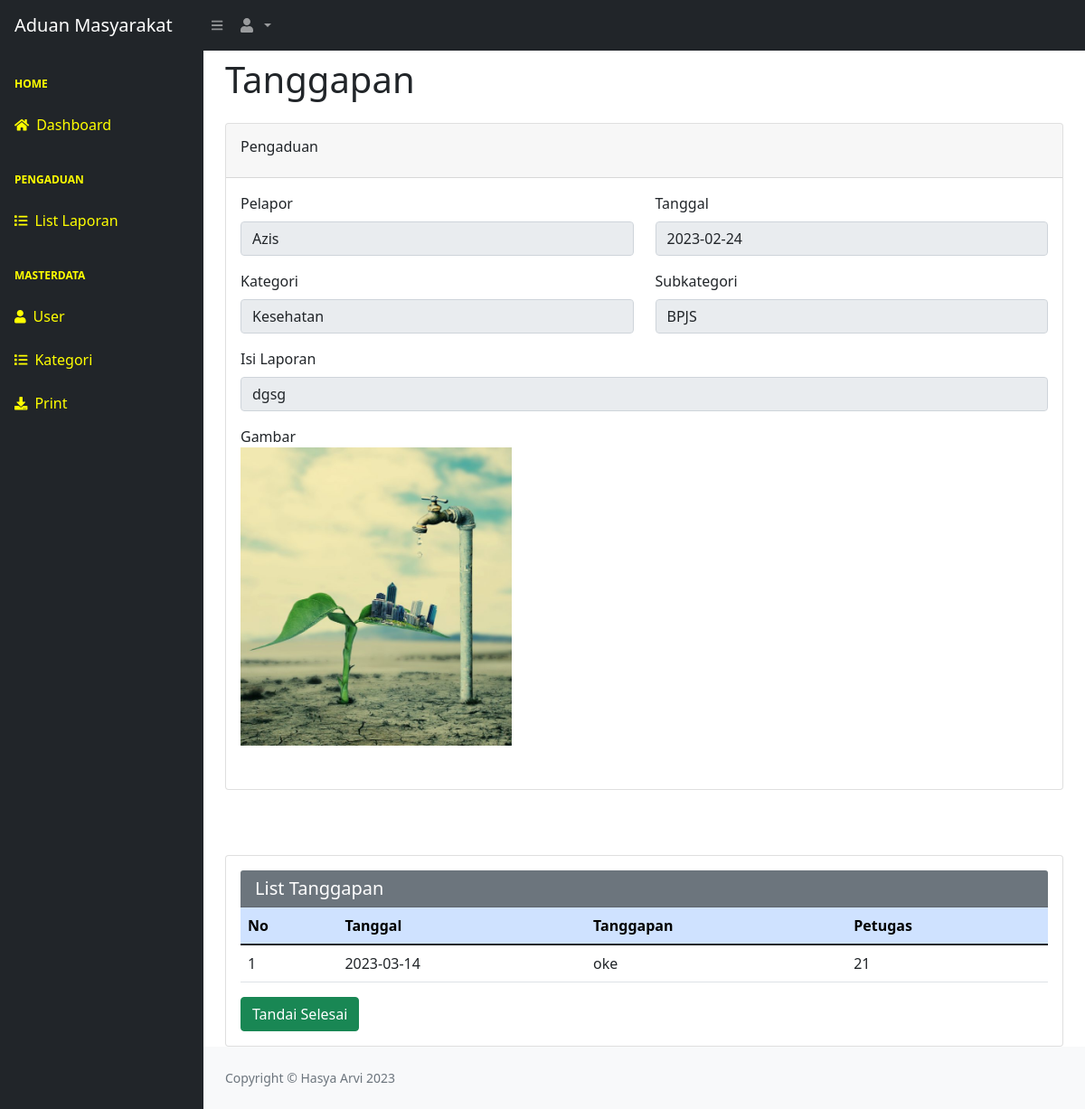
Screenshot of /C_View/Aproses/14 with the database file from the repository.
### tables this page shows
CREATE TABLE `pengaduan` (
  `id_pengaduan` int(11) NOT NULL,
  `tanggal` date NOT NULL,
  `waktu` time NOT NULL,
  `nik` char(16) NOT NULL,
  `isi_laporan` text NOT NULL,
  `kategori` varchar(255) NOT NULL,
  `sub_kategori` varchar(255) NOT NULL,
  `foto` varchar(255) NOT NULL,
  `status` enum('0','proses','selesai') NOT NULL
);

CREATE TABLE `masyarakat` (
  `id` int(11) NOT NULL,
  `nik` char(16) NOT NULL,
  `nama` varchar(35) NOT NULL,
  `username` varchar(35) NOT NULL,
  `password` varchar(128) NOT NULL,
  `telepon` varchar(35) NOT NULL,
  `user_status` enum('active','dormant') NOT NULL
);

CREATE TABLE `kategori` (
  `id` int(11) NOT NULL,
  `kategori` varchar(255) NOT NULL
);

CREATE TABLE `subkategori` (
  `id_subkategori` int(11) NOT NULL,
  `id_kategori` int(11) NOT NULL,
  `sub_kategori` varchar(255) NOT NULL
);

CREATE TABLE `tanggapan` (
  `id_tanggapan` int(11) NOT NULL,
  `id_pengaduan` int(11) NOT NULL,
  `tgl_tanggapan` date NOT NULL,
  `tanggapan` text NOT NULL,
  `id_petugas` int(11) NOT NULL
);

CREATE TABLE `petugas` (
  `id_petugas` int(11) NOT NULL,
  `nama_petugas` varchar(35) NOT NULL,
  `username` varchar(35) NOT NULL,
  `password` varchar(128) NOT NULL,
  `telepon` varchar(35) NOT NULL,
  `level` enum('admin','petugas') NOT NULL
);

### application/controllers/C_View.php (called while the page is built, shortened)
<?php
class C_View extends CI_Controller
{
	public function Aproses($id)
	{
		$this->load->model('M_basicModel');
		$data['petugas'] = $this->M_basicModel->Susername($this->session->userdata('username'))->result_array();
		$data['aduan'] = $this->M_basicModel->listpengaduan2($id)->row_array();
		$data['tanggapan'] = $this->M_basicModel->tanggapan($id)->row_array();
		$this->load->view('Amisc/header',$data);
		$this->load->view('Amisc/navbar',$data);
		$this->load->view('Amisc/sidebar',$data);
		$this->load->view('Staff-behalf/V_Proses',$data);
		$this->load->view('Amisc/footer',$data);
	}
}

### index.php (called while the page is built, shortened)
<?php
require_once BASEPATH.'core/CodeIgniter.php';

### application/models/M_basicModel.php (called while the page is built, shortened)
<?php
class M_basicModel extends CI_Model
{
    public function tanggapan($id)
    {
        $this->db->select('*');
        $this->db->from('tanggapan');
        $this->db->join('petugas','petugas.id_petugas=tanggapan.id_petugas');
        $this->db->where('id_pengaduan',$id);
        return $this->db->get();
    }
    public function listpengaduan2($id)
    {
        $this->db->select('*');
        $this->db->from('pengaduan');
        $this->db->join('masyarakat', 'masyarakat.nik=pengaduan.nik');
        $this->db->join('kategori', 'kategori.id=pengaduan.kategori');
        $this->db->join('subkategori', 'subkategori.id_subkategori=pengaduan.sub_kategori');
        $this->db->where('pengaduan.id_pengaduan',$id);
        return $this->db->get();
    }
}

### application/views/Staff-behalf/V_Proses.php (the view, shortened to what this page needs)
<main>
    <div class="container-fluid px-4">
        <h1 class="mt-2">Tanggapan</h1>
        <div class="row">
            <div class="col-lg mb-4">
                <div class="card mt-3">
                    <div class="card-header py-3">
                        <h6>Pengaduan</h6>
                    </div>
                    <div class="card-body">
                        <form action="" method="post" enctype="multipart/form-data">
                            <fieldset disabled>
                                <div class="row">
                                    <div class="mb-3 col-md-6">
                                        <label for="disabledTextInput" class="form-label">Pelapor</label>
                                        <input type="text" id="pelapor" class="form-control"
                                            value="<?= $aduan['nama'] ?>" placeholder="Disabled input">
                                    </div>
                                    <div class="mb-3 col-md-6">
                                        <label for="disabledSelect" class="form-label">Tanggal</label>
                                        <input type="text" id="tanggal" class="form-control"
                                            value="<?= $aduan['tanggal'] ?>" placeholder="Disabled input">
                                    </div>
                                    <div class="mb-3 col-md-6">
                                        <label for="disabledSelect" class="form-label">Kategori</label>
                                        <input type="text" id="kategori" class="form-control"
                                            value="<?= $aduan['kategori'] ?>" placeholder="Disabled input">
                                    </div>
                                    <div class="mb-3 col-md-6">
                                        <label for="disabledSelect" class="form-label">Subkategori</label>
                                        <input type="text" id="subkategori" class="form-control"
                                            value="<?= $aduan['sub_kategori'] ?>" placeholder="Disabled input">
                                    </div>
                                    <div class="mb-3">
                                        <label for="disabledSelect" class="form-label">Isi Laporan</label>
                                        <input type="text" id="isi" class="form-control"
                                            value="<?= $aduan['isi_laporan'] ?>" placeholder="Disabled input">
                                    </div>
                                    <div class="mb-3">
                                        <label>Gambar</label>
                                        <p><img src="<?= base_url('asset/img/uploads/') . $aduan['foto'] ?>"
                                                width="300px"></p>
                                    </div>
                                </div>
                            </fieldset>
                        </form>
                    </div>
                </div>
            </div>
        </div>
    </div>
    <div class="container-fluid px-4">
        <div class="card mt-5">
            <div class="card-body">
                <h5 class="card-header bg-secondary" style="color:white;">
                    List Tanggapan
                </h5>
                <table class="table">
                    <thead>
                        <tr class="table-primary">
                            <th scope="col">No</th>
                            <th scope="col">Tanggal</th>
                            <th scope="col">Tanggapan</th>
                            <th scope="col">Petugas</th>
                        </tr>
                    </thead>
                    <tbody>
                        <?php $no = 1;
                        if ($tanggapan) { ?>
                            <tr>
                                <td scope="col">
                                    <?= $no++ ?>
                                </td>
                                <td scope="col">
                                    <?= $tanggapan['tgl_tanggapan'] ?>
                                </td>
                                <td scope="col">
                                    <?= $tanggapan['tanggapan'] ?>
                                </td>
                                <td scope="col">
                                    <?= $tanggapan['id_petugas'] ?>
                                </td>
                            </tr>
                        <?php } ?>
                    </tbody>
                </table>
                <button type="button" class="btn btn-success" data-bs-toggle="modal" data-bs-target="#tanggapan">
                    Tandai Selesai
                </button>
            </div>
        </div>
    </div>
</main>

### rows the page displays
pengaduan: nama "Azis", tanggal "2023-02-24", kategori "Kesehatan", sub_kategori "BPJS", isi_laporan "dgsg", foto (picture)
tanggapan: tgl_tanggapan "2023-03-14", tanggapan "oke", id_petugas.id_petugas "21"

### other values shown
$no++ "1"
